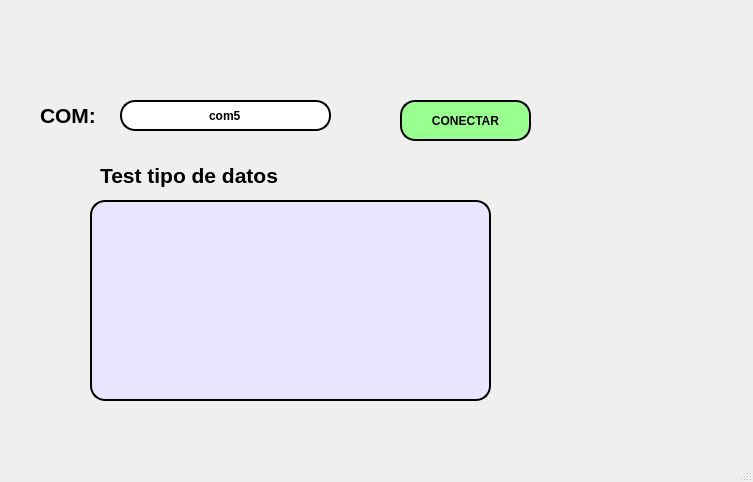
<?xml version="1.0" encoding="UTF-8"?>
<ui version="4.0">
 <class>MainWindow</class>
 <widget class="QMainWindow" name="MainWindow">
  <property name="geometry">
   <rect>
    <x>0</x>
    <y>0</y>
    <width>753</width>
    <height>482</height>
   </rect>
  </property>
  <property name="windowTitle">
   <string>MainWindow</string>
  </property>
  <widget class="QWidget" name="centralwidget">
   <widget class="QLabel" name="label">
    <property name="geometry">
     <rect>
      <x>20</x>
      <y>10</y>
      <width>191</width>
      <height>71</height>
     </rect>
    </property>
    <property name="text">
     <string/>
    </property>
    <property name="pixmap">
     <pixmap resource="../../../Resource/resource.qrc">:/Logos/uatlogopng.png</pixmap>
    </property>
    <property name="scaledContents">
     <bool>true</bool>
    </property>
   </widget>
   <widget class="QLabel" name="label_4">
    <property name="geometry">
     <rect>
      <x>570</x>
      <y>0</y>
      <width>171</width>
      <height>91</height>
     </rect>
    </property>
    <property name="text">
     <string/>
    </property>
    <property name="pixmap">
     <pixmap resource="../../../Resource/resource.qrc">:/Logos/fians.png</pixmap>
    </property>
    <property name="scaledContents">
     <bool>true</bool>
    </property>
   </widget>
   <widget class="QLabel" name="label_5">
    <property name="geometry">
     <rect>
      <x>620</x>
      <y>350</y>
      <width>121</width>
      <height>71</height>
     </rect>
    </property>
    <property name="text">
     <string/>
    </property>
    <property name="pixmap">
     <pixmap resource="../../../Resource/resource.qrc">:/Logos/Shelby-Logo.png</pixmap>
    </property>
    <property name="scaledContents">
     <bool>true</bool>
    </property>
   </widget>
   <widget class="QLineEdit" name="txt_com">
    <property name="geometry">
     <rect>
      <x>120</x>
      <y>100</y>
      <width>211</width>
      <height>31</height>
     </rect>
    </property>
    <property name="font">
     <font>
      <weight>75</weight>
      <bold>true</bold>
     </font>
    </property>
    <property name="styleSheet">
     <string notr="true">border: 2px solid black;
border-radius: 15px;</string>
    </property>
    <property name="text">
     <string>com5</string>
    </property>
    <property name="alignment">
     <set>Qt::AlignCenter</set>
    </property>
   </widget>
   <widget class="QLabel" name="label_2">
    <property name="geometry">
     <rect>
      <x>40</x>
      <y>100</y>
      <width>71</width>
      <height>31</height>
     </rect>
    </property>
    <property name="font">
     <font>
      <pointsize>16</pointsize>
      <weight>75</weight>
      <bold>true</bold>
     </font>
    </property>
    <property name="text">
     <string>COM:</string>
    </property>
   </widget>
   <widget class="QPushButton" name="btn_accion">
    <property name="geometry">
     <rect>
      <x>400</x>
      <y>100</y>
      <width>131</width>
      <height>41</height>
     </rect>
    </property>
    <property name="font">
     <font>
      <weight>75</weight>
      <bold>true</bold>
     </font>
    </property>
    <property name="styleSheet">
     <string notr="true">border: 2px solid black;
background-color: rgb(153, 255, 142);
border-radius: 15px;</string>
    </property>
    <property name="text">
     <string>CONECTAR</string>
    </property>
   </widget>
   <widget class="QTextEdit" name="txt_valores">
    <property name="geometry">
     <rect>
      <x>90</x>
      <y>200</y>
      <width>401</width>
      <height>201</height>
     </rect>
    </property>
    <property name="styleSheet">
     <string notr="true">border: 2px solid black;
border-radius: 15px;
background-color: rgb(233, 229, 255);</string>
    </property>
   </widget>
   <widget class="QLabel" name="label_3">
    <property name="geometry">
     <rect>
      <x>100</x>
      <y>160</y>
      <width>271</width>
      <height>31</height>
     </rect>
    </property>
    <property name="font">
     <font>
      <pointsize>16</pointsize>
      <weight>75</weight>
      <bold>true</bold>
     </font>
    </property>
    <property name="text">
     <string>Test tipo de datos</string>
    </property>
   </widget>
  </widget>
  <widget class="QMenuBar" name="menubar">
   <property name="geometry">
    <rect>
     <x>0</x>
     <y>0</y>
     <width>753</width>
     <height>26</height>
    </rect>
   </property>
  </widget>
  <widget class="QStatusBar" name="statusbar"/>
 </widget>
 <resources>
  <include location="../../../Resource/resource.qrc"/>
 </resources>
 <connections/>
</ui>
